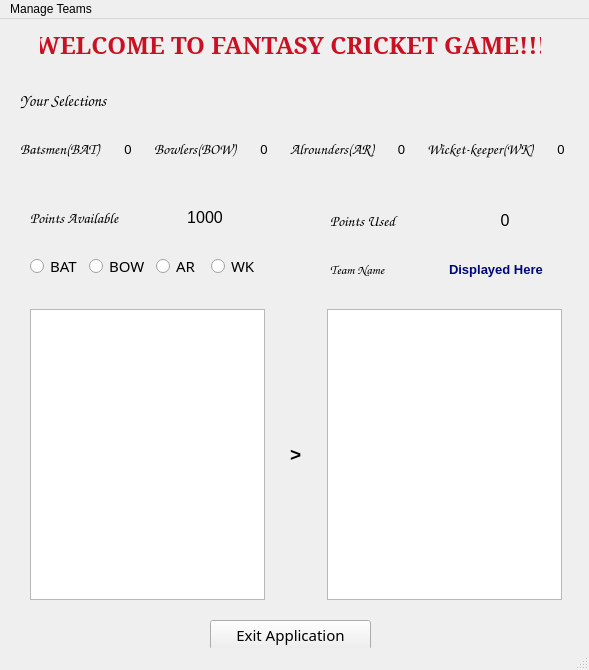
<?xml version="1.0" encoding="UTF-8"?>
<ui version="4.0">
 <class>MainWindow</class>
 <widget class="QMainWindow" name="MainWindow">
  <property name="geometry">
   <rect>
    <x>0</x>
    <y>0</y>
    <width>589</width>
    <height>670</height>
   </rect>
  </property>
  <widget class="QWidget" name="centralwidget">
   <widget class="QWidget" name="verticalLayoutWidget">
    <property name="geometry">
     <rect>
      <x>20</x>
      <y>60</y>
      <width>561</width>
      <height>91</height>
     </rect>
    </property>
    <layout class="QVBoxLayout" name="verticalLayout">
     <item>
      <widget class="QLabel" name="select">
       <property name="font">
        <font>
         <family>Comic Sans MS</family>
         <pointsize>12</pointsize>
         <weight>75</weight>
         <italic>true</italic>
         <bold>true</bold>
        </font>
       </property>
       <property name="text">
        <string>Your Selections</string>
       </property>
      </widget>
     </item>
     <item>
      <layout class="QHBoxLayout" name="horizontalLayout">
       <item>
        <widget class="QLabel" name="bat">
         <property name="font">
          <font>
           <family>Comic Sans MS</family>
           <pointsize>11</pointsize>
           <weight>75</weight>
           <bold>true</bold>
          </font>
         </property>
         <property name="text">
          <string>Batsmen(BAT)</string>
         </property>
        </widget>
       </item>
       <item>
        <widget class="QLabel" name="bat_count">
         <property name="font">
          <font>
           <pointsize>10</pointsize>
          </font>
         </property>
         <property name="text">
          <string>0</string>
         </property>
         <property name="alignment">
          <set>Qt::AlignCenter</set>
         </property>
        </widget>
       </item>
       <item>
        <widget class="QLabel" name="bow">
         <property name="font">
          <font>
           <family>Comic Sans MS</family>
           <pointsize>11</pointsize>
           <weight>75</weight>
           <bold>true</bold>
          </font>
         </property>
         <property name="text">
          <string>Bowlers(BOW)</string>
         </property>
        </widget>
       </item>
       <item>
        <widget class="QLabel" name="bow_count">
         <property name="font">
          <font>
           <pointsize>10</pointsize>
          </font>
         </property>
         <property name="text">
          <string>0</string>
         </property>
         <property name="alignment">
          <set>Qt::AlignCenter</set>
         </property>
        </widget>
       </item>
       <item>
        <widget class="QLabel" name="ar">
         <property name="font">
          <font>
           <family>Comic Sans MS</family>
           <pointsize>11</pointsize>
           <weight>75</weight>
           <bold>true</bold>
          </font>
         </property>
         <property name="text">
          <string>Alrounders(AR)</string>
         </property>
        </widget>
       </item>
       <item>
        <widget class="QLabel" name="ar_count">
         <property name="font">
          <font>
           <pointsize>10</pointsize>
          </font>
         </property>
         <property name="text">
          <string>0</string>
         </property>
         <property name="alignment">
          <set>Qt::AlignCenter</set>
         </property>
        </widget>
       </item>
       <item>
        <widget class="QLabel" name="wk">
         <property name="font">
          <font>
           <family>Comic Sans MS</family>
           <pointsize>11</pointsize>
           <weight>75</weight>
           <bold>true</bold>
          </font>
         </property>
         <property name="text">
          <string>Wicket-keeper(WK)</string>
         </property>
        </widget>
       </item>
       <item>
        <widget class="QLabel" name="wk_count">
         <property name="font">
          <font>
           <pointsize>10</pointsize>
          </font>
         </property>
         <property name="text">
          <string>0</string>
         </property>
         <property name="alignment">
          <set>Qt::AlignCenter</set>
         </property>
        </widget>
       </item>
      </layout>
     </item>
    </layout>
   </widget>
   <widget class="QWidget" name="horizontalLayoutWidget_2">
    <property name="geometry">
     <rect>
      <x>30</x>
      <y>290</y>
      <width>532</width>
      <height>291</height>
     </rect>
    </property>
    <layout class="QHBoxLayout" name="horizontalLayout_2">
     <item>
      <widget class="QListWidget" name="av_players"/>
     </item>
     <item>
      <spacer name="horizontalSpacer_2">
       <property name="orientation">
        <enum>Qt::Horizontal</enum>
       </property>
       <property name="sizeHint" stdset="0">
        <size>
         <width>40</width>
         <height>20</height>
        </size>
       </property>
      </spacer>
     </item>
     <item>
      <widget class="QLabel" name="label_16">
       <property name="font">
        <font>
         <pointsize>14</pointsize>
         <weight>75</weight>
         <bold>true</bold>
        </font>
       </property>
       <property name="text">
        <string>&gt;</string>
       </property>
      </widget>
     </item>
     <item>
      <spacer name="horizontalSpacer_4">
       <property name="orientation">
        <enum>Qt::Horizontal</enum>
       </property>
       <property name="sizeHint" stdset="0">
        <size>
         <width>40</width>
         <height>20</height>
        </size>
       </property>
      </spacer>
     </item>
     <item>
      <widget class="QListWidget" name="selected_pl"/>
     </item>
    </layout>
   </widget>
   <widget class="QWidget" name="verticalLayoutWidget_3">
    <property name="geometry">
     <rect>
      <x>330</x>
      <y>180</y>
      <width>231</width>
      <height>91</height>
     </rect>
    </property>
    <layout class="QVBoxLayout" name="verticalLayout_3">
     <item>
      <layout class="QHBoxLayout" name="horizontalLayout_6">
       <item>
        <widget class="QLabel" name="label_14">
         <property name="font">
          <font>
           <family>Comic Sans MS</family>
           <pointsize>11</pointsize>
           <weight>75</weight>
           <bold>true</bold>
          </font>
         </property>
         <property name="text">
          <string>Points Used</string>
         </property>
        </widget>
       </item>
       <item>
        <widget class="QLabel" name="point_used">
         <property name="font">
          <font>
           <pointsize>12</pointsize>
          </font>
         </property>
         <property name="text">
          <string>0</string>
         </property>
         <property name="alignment">
          <set>Qt::AlignCenter</set>
         </property>
        </widget>
       </item>
      </layout>
     </item>
     <item>
      <layout class="QHBoxLayout" name="horizontalLayout_9">
       <item>
        <widget class="QLabel" name="label_15">
         <property name="font">
          <font>
           <family>Comic Sans MS</family>
           <pointsize>10</pointsize>
           <weight>75</weight>
           <bold>true</bold>
          </font>
         </property>
         <property name="text">
          <string>Team Name</string>
         </property>
        </widget>
       </item>
       <item>
        <widget class="QLabel" name="team">
         <property name="font">
          <font>
           <pointsize>10</pointsize>
           <weight>75</weight>
           <bold>true</bold>
          </font>
         </property>
         <property name="styleSheet">
          <string notr="true">color: rgb(0, 6, 126);</string>
         </property>
         <property name="text">
          <string>Displayed Here</string>
         </property>
        </widget>
       </item>
      </layout>
     </item>
    </layout>
   </widget>
   <widget class="QWidget" name="verticalLayoutWidget_2">
    <property name="geometry">
     <rect>
      <x>30</x>
      <y>170</y>
      <width>231</width>
      <height>91</height>
     </rect>
    </property>
    <layout class="QVBoxLayout" name="verticalLayout_2">
     <item>
      <layout class="QHBoxLayout" name="horizontalLayout_4">
       <item>
        <widget class="QLabel" name="label_11">
         <property name="font">
          <font>
           <family>Comic Sans MS</family>
           <pointsize>11</pointsize>
           <weight>75</weight>
           <bold>true</bold>
          </font>
         </property>
         <property name="text">
          <string>Points Available</string>
         </property>
        </widget>
       </item>
       <item>
        <widget class="QLabel" name="point_av">
         <property name="font">
          <font>
           <pointsize>12</pointsize>
          </font>
         </property>
         <property name="text">
          <string>1000</string>
         </property>
         <property name="alignment">
          <set>Qt::AlignCenter</set>
         </property>
        </widget>
       </item>
      </layout>
     </item>
     <item>
      <layout class="QHBoxLayout" name="horizontalLayout_3">
       <item>
        <widget class="QRadioButton" name="rb1">
         <property name="font">
          <font>
           <family>Forte</family>
           <pointsize>11</pointsize>
           <weight>50</weight>
           <bold>false</bold>
          </font>
         </property>
         <property name="text">
          <string>BAT</string>
         </property>
        </widget>
       </item>
       <item>
        <widget class="QRadioButton" name="rb2">
         <property name="font">
          <font>
           <family>Forte</family>
           <pointsize>11</pointsize>
           <weight>50</weight>
           <bold>false</bold>
          </font>
         </property>
         <property name="text">
          <string>BOW</string>
         </property>
        </widget>
       </item>
       <item>
        <widget class="QRadioButton" name="rb3">
         <property name="font">
          <font>
           <family>Forte</family>
           <pointsize>11</pointsize>
           <weight>50</weight>
           <bold>false</bold>
          </font>
         </property>
         <property name="text">
          <string>AR</string>
         </property>
        </widget>
       </item>
       <item>
        <widget class="QRadioButton" name="rb4">
         <property name="font">
          <font>
           <family>Forte</family>
           <pointsize>11</pointsize>
           <weight>50</weight>
           <bold>false</bold>
          </font>
         </property>
         <property name="text">
          <string>WK</string>
         </property>
        </widget>
       </item>
      </layout>
     </item>
    </layout>
   </widget>
   <widget class="QWidget" name="horizontalLayoutWidget_7">
    <property name="geometry">
     <rect>
      <x>210</x>
      <y>600</y>
      <width>161</width>
      <height>33</height>
     </rect>
    </property>
    <layout class="QHBoxLayout" name="horizontalLayout_11">
     <item>
      <widget class="QPushButton" name="exit">
       <property name="font">
        <font>
         <family>Copperplate Gothic Bold</family>
         <pointsize>11</pointsize>
         <weight>50</weight>
         <italic>false</italic>
         <bold>false</bold>
        </font>
       </property>
       <property name="text">
        <string>Exit Application</string>
       </property>
      </widget>
     </item>
    </layout>
   </widget>
   <widget class="QLabel" name="label">
    <property name="geometry">
     <rect>
      <x>40</x>
      <y>10</y>
      <width>501</width>
      <height>31</height>
     </rect>
    </property>
    <property name="font">
     <font>
      <family>Constantia</family>
      <pointsize>18</pointsize>
      <weight>75</weight>
      <bold>true</bold>
     </font>
    </property>
    <property name="styleSheet">
     <string notr="true">color: rgb(203, 16, 35);</string>
    </property>
    <property name="text">
     <string>WELCOME TO FANTASY CRICKET GAME!!!</string>
    </property>
    <property name="alignment">
     <set>Qt::AlignCenter</set>
    </property>
   </widget>
  </widget>
  <widget class="QMenuBar" name="menubar">
   <property name="geometry">
    <rect>
     <x>0</x>
     <y>0</y>
     <width>589</width>
     <height>21</height>
    </rect>
   </property>
   <widget class="QMenu" name="menuManage_Teams">
    <property name="title">
     <string>Manage Teams</string>
    </property>
    <addaction name="actionNEW_Team"/>
    <addaction name="separator"/>
    <addaction name="actionOPEN_Team"/>
    <addaction name="actionSAVE_Team"/>
    <addaction name="separator"/>
    <addaction name="actionEVALUATE_Team"/>
   </widget>
   <addaction name="menuManage_Teams"/>
  </widget>
  <widget class="QStatusBar" name="statusbar"/>
  <action name="actionNEW_Team">
   <property name="text">
    <string>NEW Team</string>
   </property>
  </action>
  <action name="actionOPEN_Team">
   <property name="text">
    <string>OPEN Team</string>
   </property>
  </action>
  <action name="actionSAVE_Team">
   <property name="text">
    <string>SAVE Team</string>
   </property>
  </action>
  <action name="actionEVALUATE_Team">
   <property name="text">
    <string>EVALUATE Team</string>
   </property>
  </action>
 </widget>
 <resources/>
 <connections/>
</ui>
